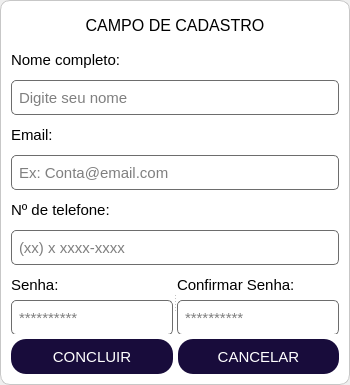
      <widget class="QWidget" name="pg_cliente">
       <property name="styleSheet">
        <string notr="true"/>
       </property>
       <layout class="QHBoxLayout" name="horizontalLayout_11">
        <property name="spacing">
         <number>0</number>
        </property>
        <property name="leftMargin">
         <number>0</number>
        </property>
        <property name="topMargin">
         <number>0</number>
        </property>
        <property name="rightMargin">
         <number>0</number>
        </property>
        <property name="bottomMargin">
         <number>0</number>
        </property>
        <item>
         <widget class="QFrame" name="frame_7">
          <property name="sizePolicy">
           <sizepolicy hsizetype="Fixed" vsizetype="Preferred">
            <horstretch>0</horstretch>
            <verstretch>0</verstretch>
           </sizepolicy>
          </property>
          <property name="minimumSize">
           <size>
            <width>350</width>
            <height>385</height>
           </size>
          </property>
          <property name="maximumSize">
           <size>
            <width>350</width>
            <height>385</height>
           </size>
          </property>
          <property name="styleSheet">
           <string notr="true">margin: 0px;
padding: 10px;
border: transparent;
background-color: rgb(255, 255, 255);
color: rgb(21, 21, 21);
border: 1px solid rgb(199, 199, 199);
border-radius:10px;
font: &quot;Leelawadee UI&quot;;</string>
          </property>
          <property name="frameShape">
           <enum>QFrame::StyledPanel</enum>
          </property>
          <property name="frameShadow">
           <enum>QFrame::Raised</enum>
          </property>
          <layout class="QVBoxLayout" name="verticalLayout_9">
           <property name="spacing">
            <number>5</number>
           </property>
           <property name="leftMargin">
            <number>0</number>
           </property>
           <property name="topMargin">
            <number>0</number>
           </property>
           <property name="rightMargin">
            <number>0</number>
           </property>
           <property name="bottomMargin">
            <number>0</number>
           </property>
           <item>
            <widget class="QLabel" name="label_17">
             <property name="sizePolicy">
              <sizepolicy hsizetype="Preferred" vsizetype="Fixed">
               <horstretch>0</horstretch>
               <verstretch>0</verstretch>
              </sizepolicy>
             </property>
             <property name="font">
              <font>
               <family>Liberation Sans</family>
               <pointsize>12</pointsize>
               <weight>50</weight>
               <italic>false</italic>
               <bold>false</bold>
              </font>
             </property>
             <property name="styleSheet">
              <string notr="true">margin: 0px;
padding: 5px;
color: rgb(0, 0, 0);
border: transparent;
border-radius: 0px;
border-bottom: 1px solid &quot;grey&quot;;
</string>
             </property>
             <property name="text">
              <string>CAMPO DE CADASTRO</string>
             </property>
             <property name="alignment">
              <set>Qt::AlignCenter</set>
             </property>
            </widget>
           </item>
           <item>
            <widget class="QLabel" name="label_12">
             <property name="sizePolicy">
              <sizepolicy hsizetype="Preferred" vsizetype="Fixed">
               <horstretch>0</horstretch>
               <verstretch>0</verstretch>
              </sizepolicy>
             </property>
             <property name="minimumSize">
              <size>
               <width>0</width>
               <height>30</height>
              </size>
             </property>
             <property name="maximumSize">
              <size>
               <width>16777215</width>
               <height>30</height>
              </size>
             </property>
             <property name="font">
              <font>
               <family>Leelawadee UI</family>
               <pointsize>11</pointsize>
               <weight>50</weight>
               <italic>false</italic>
               <bold>false</bold>
              </font>
             </property>
             <property name="styleSheet">
              <string notr="true">margin: 0px;
padding: 0px;
color: rgb(0, 0, 0);
border: transparent;</string>
             </property>
             <property name="text">
              <string>Nome completo:</string>
             </property>
            </widget>
           </item>
           <item>
            <widget class="QLineEdit" name="txtNomeCliente">
             <property name="minimumSize">
              <size>
               <width>0</width>
               <height>35</height>
              </size>
             </property>
             <property name="maximumSize">
              <size>
               <width>16777215</width>
               <height>35</height>
              </size>
             </property>
             <property name="font">
              <font>
               <family>Leelawadee UI</family>
               <pointsize>11</pointsize>
               <weight>50</weight>
               <italic>false</italic>
               <bold>false</bold>
              </font>
             </property>
             <property name="styleSheet">
              <string notr="true">padding: 5px;
color: rgb(0, 0, 0);
border: 1px solid rgb(109, 109, 109);
border-radius:5px;</string>
             </property>
             <property name="inputMask">
              <string/>
             </property>
             <property name="text">
              <string/>
             </property>
             <property name="maxLength">
              <number>32767</number>
             </property>
             <property name="frame">
              <bool>true</bool>
             </property>
             <property name="placeholderText">
              <string>Digite seu nome</string>
             </property>
             <property name="clearButtonEnabled">
              <bool>true</bool>
             </property>
            </widget>
           </item>
           <item>
            <widget class="QLabel" name="label_13">
             <property name="sizePolicy">
              <sizepolicy hsizetype="Preferred" vsizetype="Fixed">
               <horstretch>0</horstretch>
               <verstretch>0</verstretch>
              </sizepolicy>
             </property>
             <property name="minimumSize">
              <size>
               <width>0</width>
               <height>30</height>
              </size>
             </property>
             <property name="maximumSize">
              <size>
               <width>16777215</width>
               <height>30</height>
              </size>
             </property>
             <property name="font">
              <font>
               <family>Leelawadee UI</family>
               <pointsize>11</pointsize>
               <weight>50</weight>
               <italic>false</italic>
               <bold>false</bold>
              </font>
             </property>
             <property name="styleSheet">
              <string notr="true">margin: 0px;
padding: 0px;
color: rgb(0, 0, 0);
border: transparent;</string>
             </property>
             <property name="text">
              <string>Email:</string>
             </property>
            </widget>
           </item>
           <item>
            <widget class="QLineEdit" name="txtEmailCliente">
             <property name="minimumSize">
              <size>
               <width>0</width>
               <height>35</height>
              </size>
             </property>
             <property name="maximumSize">
              <size>
               <width>16777215</width>
               <height>35</height>
              </size>
             </property>
             <property name="font">
              <font>
               <family>Leelawadee UI</family>
               <pointsize>11</pointsize>
               <weight>50</weight>
               <italic>false</italic>
               <bold>false</bold>
              </font>
             </property>
             <property name="styleSheet">
              <string notr="true">padding: 5px;
color: rgb(0, 0, 0);
border: 1px solid rgb(109, 109, 109);
border-radius:5px;</string>
             </property>
             <property name="maxLength">
              <number>50</number>
             </property>
             <property name="placeholderText">
              <string>Ex: Conta@email.com</string>
             </property>
             <property name="clearButtonEnabled">
              <bool>true</bool>
             </property>
            </widget>
           </item>
           <item>
            <widget class="QLabel" name="label_14">
             <property name="sizePolicy">
              <sizepolicy hsizetype="Preferred" vsizetype="Fixed">
               <horstretch>0</horstretch>
               <verstretch>0</verstretch>
              </sizepolicy>
             </property>
             <property name="minimumSize">
              <size>
               <width>0</width>
               <height>30</height>
              </size>
             </property>
             <property name="maximumSize">
              <size>
               <width>16777215</width>
               <height>30</height>
              </size>
             </property>
             <property name="font">
              <font>
               <family>Leelawadee UI</family>
               <pointsize>11</pointsize>
               <weight>50</weight>
               <italic>false</italic>
               <bold>false</bold>
              </font>
             </property>
             <property name="styleSheet">
              <string notr="true">margin: 0px;
padding: 0px;
color: rgb(0, 0, 0);
border: transparent;</string>
             </property>
             <property name="text">
              <string>Nº de telefone:</string>
             </property>
            </widget>
           </item>
           <item>
            <widget class="QLineEdit" name="txtTelefoneCliente">
             <property name="minimumSize">
              <size>
               <width>0</width>
               <height>35</height>
              </size>
             </property>
             <property name="maximumSize">
              <size>
               <width>16777215</width>
               <height>35</height>
              </size>
             </property>
             <property name="font">
              <font>
               <family>Leelawadee UI</family>
               <pointsize>11</pointsize>
               <weight>50</weight>
               <italic>false</italic>
               <bold>false</bold>
              </font>
             </property>
             <property name="styleSheet">
              <string notr="true">padding: 5px;
color: rgb(0, 0, 0);
border: 1px solid rgb(109, 109, 109);
border-radius:5px;</string>
             </property>
             <property name="maxLength">
              <number>9</number>
             </property>
             <property name="placeholderText">
              <string>(xx) x xxxx-xxxx</string>
             </property>
             <property name="clearButtonEnabled">
              <bool>true</bool>
             </property>
            </widget>
           </item>
           <item>
            <widget class="QSplitter" name="splitter">
             <property name="sizePolicy">
              <sizepolicy hsizetype="Expanding" vsizetype="Fixed">
               <horstretch>0</horstretch>
               <verstretch>0</verstretch>
              </sizepolicy>
             </property>
             <property name="styleSheet">
              <string notr="true">margin: 0px;
padding: 0px;
border: transparent;</string>
             </property>
             <property name="orientation">
              <enum>Qt::Horizontal</enum>
             </property>
             <widget class="QFrame" name="frame_10">
              <property name="sizePolicy">
               <sizepolicy hsizetype="Preferred" vsizetype="Fixed">
                <horstretch>0</horstretch>
                <verstretch>0</verstretch>
               </sizepolicy>
              </property>
              <property name="styleSheet">
               <string notr="true">margin: 0px;
padding: 0px;
border: transparent;</string>
              </property>
              <property name="frameShape">
               <enum>QFrame::StyledPanel</enum>
              </property>
              <property name="frameShadow">
               <enum>QFrame::Raised</enum>
              </property>
              <layout class="QVBoxLayout" name="verticalLayout_5">
               <property name="spacing">
                <number>0</number>
               </property>
               <property name="leftMargin">
                <number>0</number>
               </property>
               <property name="topMargin">
                <number>0</number>
               </property>
               <property name="rightMargin">
                <number>0</number>
               </property>
               <property name="bottomMargin">
                <number>0</number>
               </property>
               <item>
                <widget class="QLabel" name="label_19">
                 <property name="sizePolicy">
                  <sizepolicy hsizetype="Preferred" vsizetype="Fixed">
                   <horstretch>0</horstretch>
                   <verstretch>0</verstretch>
                  </sizepolicy>
                 </property>
                 <property name="minimumSize">
                  <size>
                   <width>0</width>
                   <height>30</height>
                  </size>
                 </property>
                 <property name="maximumSize">
                  <size>
                   <width>16777215</width>
                   <height>30</height>
                  </size>
                 </property>
                 <property name="font">
                  <font>
                   <family>Leelawadee UI</family>
                   <pointsize>11</pointsize>
                   <weight>50</weight>
                   <italic>false</italic>
                   <bold>false</bold>
                  </font>
                 </property>
                 <property name="styleSheet">
                  <string notr="true">margin: 0px;
padding: 0px;
color: rgb(0, 0, 0);
border: transparent;</string>
                 </property>
                 <property name="text">
                  <string>Senha:</string>
                 </property>
                </widget>
               </item>
               <item>
                <widget class="QLineEdit" name="txtSenhaCliente">
                 <property name="minimumSize">
                  <size>
                   <width>0</width>
                   <height>35</height>
                  </size>
                 </property>
                 <property name="maximumSize">
                  <size>
                   <width>16777215</width>
                   <height>35</height>
                  </size>
                 </property>
                 <property name="font">
                  <font>
                   <family>Leelawadee UI</family>
                   <pointsize>11</pointsize>
                   <weight>50</weight>
                   <italic>false</italic>
                   <bold>false</bold>
                  </font>
                 </property>
                 <property name="styleSheet">
                  <string notr="true">padding: 5px;
color: rgb(0, 0, 0);
border: 1px solid rgb(109, 109, 109);
border-radius:5px;</string>
                 </property>
                 <property name="text">
                  <string/>
                 </property>
                 <property name="maxLength">
                  <number>5</number>
                 </property>
                 <property name="echoMode">
                  <enum>QLineEdit::Password</enum>
                 </property>
                 <property name="placeholderText">
                  <string>**********</string>
                 </property>
                 <property name="clearButtonEnabled">
                  <bool>true</bool>
                 </property>
                </widget>
               </item>
              </layout>
             </widget>
             <widget class="QFrame" name="frame_11">
              <property name="sizePolicy">
               <sizepolicy hsizetype="Preferred" vsizetype="Fixed">
                <horstretch>0</horstretch>
                <verstretch>0</verstretch>
               </sizepolicy>
              </property>
              <property name="styleSheet">
               <string notr="true">margin: 0px;
padding: 0px;
border: transparent;</string>
              </property>
              <property name="frameShape">
               <enum>QFrame::StyledPanel</enum>
              </property>
              <property name="frameShadow">
               <enum>QFrame::Raised</enum>
              </property>
              <layout class="QVBoxLayout" name="verticalLayout_8">
               <property name="spacing">
                <number>0</number>
               </property>
               <property name="leftMargin">
                <number>0</number>
               </property>
               <property name="topMargin">
                <number>0</number>
               </property>
               <property name="rightMargin">
                <number>0</number>
               </property>
               <property name="bottomMargin">
                <number>0</number>
               </property>
               <item>
                <widget class="QLabel" name="label_20">
                 <property name="sizePolicy">
                  <sizepolicy hsizetype="Preferred" vsizetype="Fixed">
                   <horstretch>0</horstretch>
                   <verstretch>0</verstretch>
                  </sizepolicy>
                 </property>
                 <property name="minimumSize">
                  <size>
                   <width>0</width>
                   <height>30</height>
                  </size>
                 </property>
                 <property name="maximumSize">
                  <size>
                   <width>16777215</width>
                   <height>30</height>
                  </size>
                 </property>
                 <property name="font">
                  <font>
                   <family>Leelawadee UI</family>
                   <pointsize>11</pointsize>
                   <weight>50</weight>
                   <italic>false</italic>
                   <bold>false</bold>
                  </font>
                 </property>
                 <property name="styleSheet">
                  <string notr="true">margin: 0px;
padding: 0px;
color: rgb(0, 0, 0);
border: transparent;</string>
                 </property>
                 <property name="text">
                  <string>Confirmar Senha:</string>
                 </property>
                </widget>
               </item>
               <item>
                <widget class="QLineEdit" name="txtConfirmarSenhaCliente">
                 <property name="minimumSize">
                  <size>
                   <width>0</width>
                   <height>35</height>
                  </size>
                 </property>
                 <property name="maximumSize">
                  <size>
                   <width>16777215</width>
                   <height>35</height>
                  </size>
                 </property>
                 <property name="font">
                  <font>
                   <family>Leelawadee UI</family>
                   <pointsize>11</pointsize>
                   <weight>50</weight>
                   <italic>false</italic>
                   <bold>false</bold>
                  </font>
                 </property>
                 <property name="styleSheet">
                  <string notr="true">padding: 5px;
color: rgb(0, 0, 0);
border: 1px solid rgb(109, 109, 109);
border-radius:5px;</string>
                 </property>
                 <property name="text">
                  <string/>
                 </property>
                 <property name="maxLength">
                  <number>5</number>
                 </property>
                 <property name="echoMode">
                  <enum>QLineEdit::Password</enum>
                 </property>
                 <property name="placeholderText">
                  <string>**********</string>
                 </property>
                 <property name="clearButtonEnabled">
                  <bool>true</bool>
                 </property>
                </widget>
               </item>
              </layout>
             </widget>
            </widget>
           </item>
           <item>
            <widget class="QFrame" name="frame_8">
             <property name="sizePolicy">
              <sizepolicy hsizetype="Preferred" vsizetype="Fixed">
               <horstretch>0</horstretch>
               <verstretch>0</verstretch>
              </sizepolicy>
             </property>
             <property name="styleSheet">
              <string notr="true">margin: 0px;
padding: 0px;
border: transparent;</string>
             </property>
             <property name="frameShape">
              <enum>QFrame::StyledPanel</enum>
             </property>
             <property name="frameShadow">
              <enum>QFrame::Raised</enum>
             </property>
             <layout class="QHBoxLayout" name="horizontalLayout_6">
              <property name="spacing">
               <number>5</number>
              </property>
              <property name="leftMargin">
               <number>0</number>
              </property>
              <property name="topMargin">
               <number>0</number>
              </property>
              <property name="rightMargin">
               <number>0</number>
              </property>
              <property name="bottomMargin">
               <number>0</number>
              </property>
              <item>
               <widget class="QPushButton" name="btnConcluirCliente">
                <property name="sizePolicy">
                 <sizepolicy hsizetype="Minimum" vsizetype="Fixed">
                  <horstretch>0</horstretch>
                  <verstretch>0</verstretch>
                 </sizepolicy>
                </property>
                <property name="minimumSize">
                 <size>
                  <width>0</width>
                  <height>35</height>
                 </size>
                </property>
                <property name="maximumSize">
                 <size>
                  <width>16777215</width>
                  <height>35</height>
                 </size>
                </property>
                <property name="font">
                 <font>
                  <family>Leelawadee UI</family>
                  <pointsize>11</pointsize>
                  <weight>50</weight>
                  <italic>false</italic>
                  <bold>false</bold>
                 </font>
                </property>
                <property name="cursor">
                 <cursorShape>PointingHandCursor</cursorShape>
                </property>
                <property name="styleSheet">
                 <string notr="true">QPushButton{
	padding: 10px;
	background-color: rgb(24, 12, 59);
	border: transparent;
	border-radius:15px;
	color: rgb(255, 255, 255);
;}
QPushButton:hover{
	background-color: rgb(61, 76, 161);
}
</string>
                </property>
                <property name="text">
                 <string>CONCLUIR</string>
                </property>
               </widget>
              </item>
              <item>
               <widget class="QPushButton" name="btnCancelarCliente">
                <property name="sizePolicy">
                 <sizepolicy hsizetype="Minimum" vsizetype="Fixed">
                  <horstretch>0</horstretch>
                  <verstretch>0</verstretch>
                 </sizepolicy>
                </property>
                <property name="minimumSize">
                 <size>
                  <width>0</width>
                  <height>35</height>
                 </size>
                </property>
                <property name="maximumSize">
                 <size>
                  <width>16777215</width>
                  <height>35</height>
                 </size>
                </property>
                <property name="font">
                 <font>
                  <family>Leelawadee UI</family>
                  <pointsize>11</pointsize>
                  <weight>50</weight>
                  <italic>false</italic>
                  <bold>false</bold>
                 </font>
                </property>
                <property name="cursor">
                 <cursorShape>PointingHandCursor</cursorShape>
                </property>
                <property name="styleSheet">
                 <string notr="true">QPushButton{
	padding: 10px;
	background-color: rgb(24, 12, 59);
	border: transparent;
	border-radius:15px;
	color: rgb(255, 255, 255);
;}
QPushButton:hover{
	background-color: rgb(61, 76, 161);
}
</string>
                </property>
                <property name="text">
                 <string>CANCELAR</string>
                </property>
               </widget>
              </item>
             </layout>
            </widget>
           </item>
          </layout>
         </widget>
        </item>
       </layout>
      </widget>
